Frame 1 (no input): blank canvas, image omitted
Frame 60 (the mouse pressed at the canvas centre just before this capture): blank canvas, image omitted
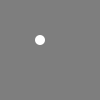
Frame 120 (the mouse held since frame 60 and released just before this capture)

The Processing sketch whose frames 1 and 60 were blank and that drew this single picture after the mouse press (run headless with seeded random() and noise(); from frame 60 on, the mouse is pressed at the canvas centre):

// Processing sketch: sketch_23_1
// ── sketch_23_1.pde
//23.1

void setup() { 
  size(100, 100);
  smooth();
  noStroke();
}
void draw() {
  background(126);
  float x = mouseX - 10;
  float y = mouseY - 10;
  if (mouseX > 50) {
    x = mouseX + 20;
  }
  if (mouseY > 50) {
    y = mouseY + 20;
  }
  ellipse(x, y, 10, 10);
}
